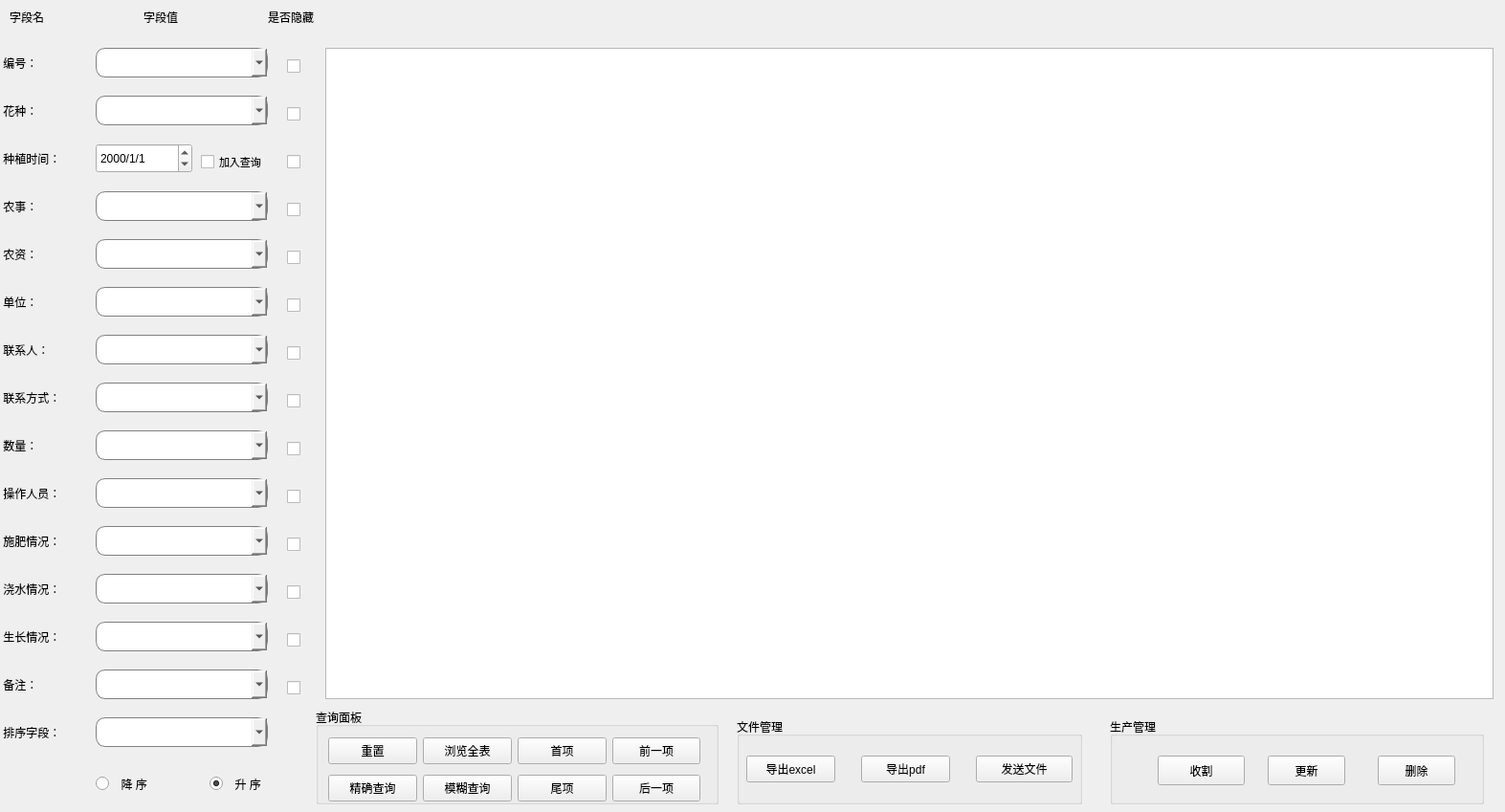
<?xml version="1.0" encoding="UTF-8"?>
<ui version="4.0">
 <class>selectWidget</class>
 <widget class="QWidget" name="selectWidget">
  <property name="geometry">
   <rect>
    <x>0</x>
    <y>0</y>
    <width>1573</width>
    <height>849</height>
   </rect>
  </property>
  <property name="windowTitle">
   <string>selectWidget</string>
  </property>
  <property name="windowIcon">
   <iconset resource="main.qrc">
    <normaloff>:/image/_displayLogo.png</normaloff>:/image/_displayLogo.png</iconset>
  </property>
  <widget class="QComboBox" name="feiliao">
   <property name="geometry">
    <rect>
     <x>100</x>
     <y>550</y>
     <width>180</width>
     <height>31</height>
    </rect>
   </property>
   <property name="styleSheet">
    <string notr="true">border: 1px solid gray;/*设置边框的粗细，以及颜色*/
border-radius: 10px;/*设置圆角的大小*/
padding: 0 8px;/*如果没有内容光标在开始往后移动0.8像素点*/
selection-background-color: darkgray;
   </string>
   </property>
   <property name="editable">
    <bool>true</bool>
   </property>
   <item>
    <property name="text">
     <string/>
    </property>
   </item>
   <item>
    <property name="text">
     <string>急缺肥料</string>
    </property>
   </item>
   <item>
    <property name="text">
     <string>缺少少量肥料</string>
    </property>
   </item>
   <item>
    <property name="text">
     <string>肥料情况正常</string>
    </property>
   </item>
  </widget>
  <widget class="QComboBox" name="growth">
   <property name="geometry">
    <rect>
     <x>100</x>
     <y>650</y>
     <width>180</width>
     <height>31</height>
    </rect>
   </property>
   <property name="styleSheet">
    <string notr="true">border: 1px solid gray;/*设置边框的粗细，以及颜色*/
border-radius: 10px;/*设置圆角的大小*/
padding: 0 8px;/*如果没有内容光标在开始往后移动0.8像素点*/
selection-background-color: darkgray;
   </string>
   </property>
   <property name="editable">
    <bool>true</bool>
   </property>
   <item>
    <property name="text">
     <string/>
    </property>
   </item>
   <item>
    <property name="text">
     <string>A</string>
    </property>
   </item>
   <item>
    <property name="text">
     <string>B+</string>
    </property>
   </item>
   <item>
    <property name="text">
     <string>B</string>
    </property>
   </item>
   <item>
    <property name="text">
     <string>C+</string>
    </property>
   </item>
   <item>
    <property name="text">
     <string>C</string>
    </property>
   </item>
   <item>
    <property name="text">
     <string>D</string>
    </property>
   </item>
  </widget>
  <widget class="QLabel" name="label_6">
   <property name="geometry">
    <rect>
     <x>0</x>
     <y>300</y>
     <width>91</width>
     <height>31</height>
    </rect>
   </property>
   <property name="styleSheet">
    <string notr="true">font: 20 12pt &quot;楷体&quot;;
</string>
   </property>
   <property name="text">
    <string> 单位：</string>
   </property>
  </widget>
  <widget class="QCheckBox" name="checktime">
   <property name="geometry">
    <rect>
     <x>300</x>
     <y>160</y>
     <width>31</width>
     <height>19</height>
    </rect>
   </property>
   <property name="font">
    <font>
     <family>Agency FB</family>
     <pointsize>8</pointsize>
    </font>
   </property>
   <property name="text">
    <string/>
   </property>
  </widget>
  <widget class="QLabel" name="label_9">
   <property name="geometry">
    <rect>
     <x>0</x>
     <y>450</y>
     <width>91</width>
     <height>31</height>
    </rect>
   </property>
   <property name="styleSheet">
    <string notr="true">font: 20 12pt &quot;楷体&quot;;
</string>
   </property>
   <property name="text">
    <string> 数量：</string>
   </property>
  </widget>
  <widget class="QComboBox" name="phone">
   <property name="geometry">
    <rect>
     <x>100</x>
     <y>400</y>
     <width>180</width>
     <height>31</height>
    </rect>
   </property>
   <property name="styleSheet">
    <string notr="true">border: 1px solid gray;/*设置边框的粗细，以及颜色*/
border-radius: 10px;/*设置圆角的大小*/
padding: 0 8px;/*如果没有内容光标在开始往后移动0.8像素点*/
selection-background-color: darkgray;
   </string>
   </property>
   <property name="editable">
    <bool>true</bool>
   </property>
   <item>
    <property name="text">
     <string/>
    </property>
   </item>
   <item>
    <property name="text">
     <string>13199988367</string>
    </property>
   </item>
   <item>
    <property name="text">
     <string>18654293471</string>
    </property>
   </item>
   <item>
    <property name="text">
     <string>15914477918</string>
    </property>
   </item>
   <item>
    <property name="text">
     <string>18660628727</string>
    </property>
   </item>
   <item>
    <property name="text">
     <string>18711931260</string>
    </property>
   </item>
  </widget>
  <widget class="QLabel" name="label_11">
   <property name="geometry">
    <rect>
     <x>0</x>
     <y>550</y>
     <width>91</width>
     <height>31</height>
    </rect>
   </property>
   <property name="styleSheet">
    <string notr="true">font: 20 12pt &quot;楷体&quot;;
</string>
   </property>
   <property name="text">
    <string> 施肥情况：</string>
   </property>
  </widget>
  <widget class="QComboBox" name="flowername">
   <property name="geometry">
    <rect>
     <x>100</x>
     <y>100</y>
     <width>180</width>
     <height>31</height>
    </rect>
   </property>
   <property name="styleSheet">
    <string notr="true">border: 1px solid gray;/*设置边框的粗细，以及颜色*/
border-radius: 10px;/*设置圆角的大小*/
padding: 0 8px;/*如果没有内容光标在开始往后移动0.8像素点*/
selection-background-color: darkgray;
   </string>
   </property>
   <property name="editable">
    <bool>true</bool>
   </property>
   <item>
    <property name="text">
     <string/>
    </property>
   </item>
   <item>
    <property name="text">
     <string>郁金香</string>
    </property>
   </item>
   <item>
    <property name="text">
     <string>玫瑰</string>
    </property>
   </item>
   <item>
    <property name="text">
     <string>水仙</string>
    </property>
   </item>
   <item>
    <property name="text">
     <string>康乃馨</string>
    </property>
   </item>
   <item>
    <property name="text">
     <string>百合</string>
    </property>
   </item>
  </widget>
  <widget class="QLabel" name="label_12">
   <property name="geometry">
    <rect>
     <x>0</x>
     <y>600</y>
     <width>91</width>
     <height>31</height>
    </rect>
   </property>
   <property name="styleSheet">
    <string notr="true">font: 20 12pt &quot;楷体&quot;;
</string>
   </property>
   <property name="text">
    <string> 浇水情况：</string>
   </property>
  </widget>
  <widget class="QCheckBox" name="checkcompany">
   <property name="geometry">
    <rect>
     <x>300</x>
     <y>310</y>
     <width>31</width>
     <height>19</height>
    </rect>
   </property>
   <property name="font">
    <font>
     <family>Agency FB</family>
     <pointsize>8</pointsize>
    </font>
   </property>
   <property name="text">
    <string/>
   </property>
  </widget>
  <widget class="QCheckBox" name="checkid">
   <property name="geometry">
    <rect>
     <x>300</x>
     <y>60</y>
     <width>31</width>
     <height>19</height>
    </rect>
   </property>
   <property name="font">
    <font>
     <family>Agency FB</family>
     <pointsize>8</pointsize>
    </font>
   </property>
   <property name="text">
    <string/>
   </property>
  </widget>
  <widget class="QLabel" name="label_7">
   <property name="geometry">
    <rect>
     <x>0</x>
     <y>350</y>
     <width>91</width>
     <height>31</height>
    </rect>
   </property>
   <property name="styleSheet">
    <string notr="true">font: 20 12pt &quot;楷体&quot;;
</string>
   </property>
   <property name="text">
    <string> 联系人：</string>
   </property>
  </widget>
  <widget class="QComboBox" name="thing">
   <property name="geometry">
    <rect>
     <x>100</x>
     <y>200</y>
     <width>180</width>
     <height>31</height>
    </rect>
   </property>
   <property name="styleSheet">
    <string notr="true">border: 1px solid gray;/*设置边框的粗细，以及颜色*/
border-radius: 10px;/*设置圆角的大小*/
padding: 0 8px;/*如果没有内容光标在开始往后移动0.8像素点*/
selection-background-color: darkgray;
   </string>
   </property>
   <property name="editable">
    <bool>true</bool>
   </property>
   <item>
    <property name="text">
     <string/>
    </property>
   </item>
   <item>
    <property name="text">
     <string>7</string>
    </property>
   </item>
   <item>
    <property name="text">
     <string>8</string>
    </property>
   </item>
   <item>
    <property name="text">
     <string>9</string>
    </property>
   </item>
  </widget>
  <widget class="QLabel" name="label_2">
   <property name="geometry">
    <rect>
     <x>0</x>
     <y>150</y>
     <width>91</width>
     <height>31</height>
    </rect>
   </property>
   <property name="styleSheet">
    <string notr="true">font: 20 12pt &quot;楷体&quot;;
</string>
   </property>
   <property name="text">
    <string> 种植时间：</string>
   </property>
  </widget>
  <widget class="QCheckBox" name="checkconnect">
   <property name="geometry">
    <rect>
     <x>300</x>
     <y>360</y>
     <width>31</width>
     <height>19</height>
    </rect>
   </property>
   <property name="font">
    <font>
     <family>Agency FB</family>
     <pointsize>8</pointsize>
    </font>
   </property>
   <property name="text">
    <string/>
   </property>
  </widget>
  <widget class="QLabel" name="label_18">
   <property name="geometry">
    <rect>
     <x>280</x>
     <y>10</y>
     <width>91</width>
     <height>16</height>
    </rect>
   </property>
   <property name="styleSheet">
    <string notr="true">font: 12pt &quot;楷体&quot;;</string>
   </property>
   <property name="text">
    <string>是否隐藏</string>
   </property>
  </widget>
  <widget class="QComboBox" name="id">
   <property name="geometry">
    <rect>
     <x>100</x>
     <y>50</y>
     <width>180</width>
     <height>31</height>
    </rect>
   </property>
   <property name="styleSheet">
    <string notr="true">border: 1px solid gray;/*设置边框的粗细，以及颜色*/
border-radius: 10px;/*设置圆角的大小*/
padding: 0 8px;/*如果没有内容光标在开始往后移动0.8像素点*/
selection-background-color: darkgray;
   </string>
   </property>
   <property name="editable">
    <bool>true</bool>
   </property>
   <item>
    <property name="text">
     <string/>
    </property>
   </item>
   <item>
    <property name="text">
     <string>2</string>
    </property>
   </item>
   <item>
    <property name="text">
     <string>3</string>
    </property>
   </item>
   <item>
    <property name="text">
     <string>4</string>
    </property>
   </item>
   <item>
    <property name="text">
     <string>5</string>
    </property>
   </item>
   <item>
    <property name="text">
     <string>6</string>
    </property>
   </item>
   <item>
    <property name="text">
     <string>7</string>
    </property>
   </item>
   <item>
    <property name="text">
     <string>8</string>
    </property>
   </item>
   <item>
    <property name="text">
     <string>9</string>
    </property>
   </item>
  </widget>
  <widget class="QRadioButton" name="shengxu">
   <property name="geometry">
    <rect>
     <x>219</x>
     <y>810</y>
     <width>91</width>
     <height>19</height>
    </rect>
   </property>
   <property name="styleSheet">
    <string notr="true">font: 20 12pt &quot;楷体&quot;;
</string>
   </property>
   <property name="text">
    <string>  升 序</string>
   </property>
   <property name="checked">
    <bool>true</bool>
   </property>
  </widget>
  <widget class="QCheckBox" name="checkfeiliao">
   <property name="geometry">
    <rect>
     <x>300</x>
     <y>560</y>
     <width>31</width>
     <height>19</height>
    </rect>
   </property>
   <property name="font">
    <font>
     <family>Agency FB</family>
     <pointsize>8</pointsize>
    </font>
   </property>
   <property name="text">
    <string/>
   </property>
  </widget>
  <widget class="QLabel" name="label">
   <property name="geometry">
    <rect>
     <x>0</x>
     <y>50</y>
     <width>91</width>
     <height>31</height>
    </rect>
   </property>
   <property name="styleSheet">
    <string notr="true">font: 20 12pt &quot;楷体&quot;;
</string>
   </property>
   <property name="text">
    <string> 编号：</string>
   </property>
  </widget>
  <widget class="QCheckBox" name="checkothers">
   <property name="geometry">
    <rect>
     <x>300</x>
     <y>710</y>
     <width>31</width>
     <height>19</height>
    </rect>
   </property>
   <property name="font">
    <font>
     <family>Agency FB</family>
     <pointsize>8</pointsize>
    </font>
   </property>
   <property name="text">
    <string/>
   </property>
  </widget>
  <widget class="QLabel" name="label_8">
   <property name="geometry">
    <rect>
     <x>0</x>
     <y>400</y>
     <width>91</width>
     <height>31</height>
    </rect>
   </property>
   <property name="styleSheet">
    <string notr="true">font: 20 12pt &quot;楷体&quot;;
</string>
   </property>
   <property name="text">
    <string> 联系方式：</string>
   </property>
  </widget>
  <widget class="QTableView" name="tableView">
   <property name="geometry">
    <rect>
     <x>340</x>
     <y>50</y>
     <width>1221</width>
     <height>681</height>
    </rect>
   </property>
  </widget>
  <widget class="QComboBox" name="money">
   <property name="geometry">
    <rect>
     <x>100</x>
     <y>250</y>
     <width>180</width>
     <height>31</height>
    </rect>
   </property>
   <property name="styleSheet">
    <string notr="true">border: 1px solid gray;/*设置边框的粗细，以及颜色*/
border-radius: 10px;/*设置圆角的大小*/
padding: 0 8px;/*如果没有内容光标在开始往后移动0.8像素点*/
selection-background-color: darkgray;
   </string>
   </property>
   <property name="editable">
    <bool>true</bool>
   </property>
   <item>
    <property name="text">
     <string/>
    </property>
   </item>
   <item>
    <property name="text">
     <string>8</string>
    </property>
   </item>
   <item>
    <property name="text">
     <string>9</string>
    </property>
   </item>
  </widget>
  <widget class="QRadioButton" name="jiangxu">
   <property name="geometry">
    <rect>
     <x>100</x>
     <y>810</y>
     <width>101</width>
     <height>19</height>
    </rect>
   </property>
   <property name="styleSheet">
    <string notr="true">font: 20 12pt &quot;楷体&quot;;
</string>
   </property>
   <property name="text">
    <string>  降 序</string>
   </property>
   <property name="checkable">
    <bool>true</bool>
   </property>
   <property name="checked">
    <bool>false</bool>
   </property>
   <property name="autoRepeat">
    <bool>false</bool>
   </property>
  </widget>
  <widget class="QComboBox" name="thesort">
   <property name="geometry">
    <rect>
     <x>100</x>
     <y>750</y>
     <width>180</width>
     <height>31</height>
    </rect>
   </property>
   <property name="styleSheet">
    <string notr="true">border: 1px solid gray;/*设置边框的粗细，以及颜色*/
border-radius: 10px;/*设置圆角的大小*/
padding: 0 8px;/*如果没有内容光标在开始往后移动0.8像素点*/
selection-background-color: darkgray;
   </string>
   </property>
   <property name="editable">
    <bool>true</bool>
   </property>
  </widget>
  <widget class="QLabel" name="label_13">
   <property name="geometry">
    <rect>
     <x>0</x>
     <y>650</y>
     <width>91</width>
     <height>31</height>
    </rect>
   </property>
   <property name="styleSheet">
    <string notr="true">font: 20 12pt &quot;楷体&quot;;
</string>
   </property>
   <property name="text">
    <string> 生长情况：</string>
   </property>
  </widget>
  <widget class="QComboBox" name="water">
   <property name="geometry">
    <rect>
     <x>100</x>
     <y>600</y>
     <width>180</width>
     <height>31</height>
    </rect>
   </property>
   <property name="styleSheet">
    <string notr="true">border: 1px solid gray;/*设置边框的粗细，以及颜色*/
border-radius: 10px;/*设置圆角的大小*/
padding: 0 8px;/*如果没有内容光标在开始往后移动0.8像素点*/
selection-background-color: darkgray;
   </string>
   </property>
   <property name="editable">
    <bool>true</bool>
   </property>
   <item>
    <property name="text">
     <string/>
    </property>
   </item>
   <item>
    <property name="text">
     <string>急缺水</string>
    </property>
   </item>
   <item>
    <property name="text">
     <string>缺少量水</string>
    </property>
   </item>
   <item>
    <property name="text">
     <string>浇水情况正常</string>
    </property>
   </item>
  </widget>
  <widget class="QCheckBox" name="checkmoney">
   <property name="geometry">
    <rect>
     <x>300</x>
     <y>260</y>
     <width>31</width>
     <height>19</height>
    </rect>
   </property>
   <property name="font">
    <font>
     <family>Agency FB</family>
     <pointsize>8</pointsize>
    </font>
   </property>
   <property name="text">
    <string/>
   </property>
  </widget>
  <widget class="QCheckBox" name="checkphone">
   <property name="geometry">
    <rect>
     <x>300</x>
     <y>410</y>
     <width>31</width>
     <height>19</height>
    </rect>
   </property>
   <property name="font">
    <font>
     <family>Agency FB</family>
     <pointsize>8</pointsize>
    </font>
   </property>
   <property name="text">
    <string/>
   </property>
  </widget>
  <widget class="QCheckBox" name="checkwater">
   <property name="geometry">
    <rect>
     <x>300</x>
     <y>610</y>
     <width>31</width>
     <height>19</height>
    </rect>
   </property>
   <property name="font">
    <font>
     <family>Agency FB</family>
     <pointsize>8</pointsize>
    </font>
   </property>
   <property name="text">
    <string/>
   </property>
  </widget>
  <widget class="QLabel" name="label_15">
   <property name="geometry">
    <rect>
     <x>0</x>
     <y>700</y>
     <width>91</width>
     <height>31</height>
    </rect>
   </property>
   <property name="styleSheet">
    <string notr="true">font: 20 12pt &quot;楷体&quot;;
</string>
   </property>
   <property name="text">
    <string> 备注：</string>
   </property>
  </widget>
  <widget class="QLabel" name="label_3">
   <property name="geometry">
    <rect>
     <x>10</x>
     <y>10</y>
     <width>72</width>
     <height>15</height>
    </rect>
   </property>
   <property name="styleSheet">
    <string notr="true">font: 12pt &quot;楷体&quot;;</string>
   </property>
   <property name="text">
    <string>字段名</string>
   </property>
  </widget>
  <widget class="QCheckBox" name="checkBox">
   <property name="geometry">
    <rect>
     <x>210</x>
     <y>160</y>
     <width>81</width>
     <height>19</height>
    </rect>
   </property>
   <property name="font">
    <font>
     <family>楷体</family>
     <pointsize>8</pointsize>
     <weight>1</weight>
     <italic>false</italic>
     <bold>false</bold>
    </font>
   </property>
   <property name="styleSheet">
    <string notr="true">font: 8 8pt &quot;楷体&quot;;
</string>
   </property>
   <property name="text">
    <string>加入查询</string>
   </property>
  </widget>
  <widget class="QComboBox" name="operater">
   <property name="geometry">
    <rect>
     <x>100</x>
     <y>500</y>
     <width>180</width>
     <height>31</height>
    </rect>
   </property>
   <property name="styleSheet">
    <string notr="true">border: 1px solid gray;/*设置边框的粗细，以及颜色*/
border-radius: 10px;/*设置圆角的大小*/
padding: 0 8px;/*如果没有内容光标在开始往后移动0.8像素点*/
selection-background-color: darkgray;
   </string>
   </property>
   <property name="editable">
    <bool>true</bool>
   </property>
   <item>
    <property name="text">
     <string/>
    </property>
   </item>
   <item>
    <property name="text">
     <string>钱光府</string>
    </property>
   </item>
   <item>
    <property name="text">
     <string>李墟洪</string>
    </property>
   </item>
   <item>
    <property name="text">
     <string>李斗翼</string>
    </property>
   </item>
   <item>
    <property name="text">
     <string>褚孺龙</string>
    </property>
   </item>
   <item>
    <property name="text">
     <string>李饯</string>
    </property>
   </item>
  </widget>
  <widget class="QCheckBox" name="checkoperator">
   <property name="geometry">
    <rect>
     <x>300</x>
     <y>510</y>
     <width>31</width>
     <height>19</height>
    </rect>
   </property>
   <property name="font">
    <font>
     <family>Agency FB</family>
     <pointsize>8</pointsize>
    </font>
   </property>
   <property name="text">
    <string/>
   </property>
  </widget>
  <widget class="QLabel" name="label_10">
   <property name="geometry">
    <rect>
     <x>0</x>
     <y>500</y>
     <width>91</width>
     <height>31</height>
    </rect>
   </property>
   <property name="styleSheet">
    <string notr="true">font: 20 12pt &quot;楷体&quot;;
</string>
   </property>
   <property name="text">
    <string> 操作人员：</string>
   </property>
  </widget>
  <widget class="QLabel" name="label_5">
   <property name="geometry">
    <rect>
     <x>0</x>
     <y>250</y>
     <width>91</width>
     <height>31</height>
    </rect>
   </property>
   <property name="styleSheet">
    <string notr="true">font: 20 12pt &quot;楷体&quot;;
</string>
   </property>
   <property name="text">
    <string> 农资：</string>
   </property>
  </widget>
  <widget class="QComboBox" name="num">
   <property name="geometry">
    <rect>
     <x>100</x>
     <y>450</y>
     <width>180</width>
     <height>31</height>
    </rect>
   </property>
   <property name="styleSheet">
    <string notr="true">border: 1px solid gray;/*设置边框的粗细，以及颜色*/
border-radius: 10px;/*设置圆角的大小*/
padding: 0 8px;/*如果没有内容光标在开始往后移动0.8像素点*/
selection-background-color: darkgray;
   </string>
   </property>
   <property name="editable">
    <bool>true</bool>
   </property>
   <item>
    <property name="text">
     <string/>
    </property>
   </item>
   <item>
    <property name="text">
     <string>2</string>
    </property>
   </item>
   <item>
    <property name="text">
     <string>3</string>
    </property>
   </item>
   <item>
    <property name="text">
     <string>4</string>
    </property>
   </item>
   <item>
    <property name="text">
     <string>5</string>
    </property>
   </item>
   <item>
    <property name="text">
     <string>6</string>
    </property>
   </item>
   <item>
    <property name="text">
     <string>7</string>
    </property>
   </item>
   <item>
    <property name="text">
     <string>8</string>
    </property>
   </item>
   <item>
    <property name="text">
     <string>9</string>
    </property>
   </item>
  </widget>
  <widget class="QCheckBox" name="checkname">
   <property name="geometry">
    <rect>
     <x>300</x>
     <y>110</y>
     <width>31</width>
     <height>19</height>
    </rect>
   </property>
   <property name="font">
    <font>
     <family>Agency FB</family>
     <pointsize>8</pointsize>
    </font>
   </property>
   <property name="text">
    <string/>
   </property>
  </widget>
  <widget class="QComboBox" name="others">
   <property name="geometry">
    <rect>
     <x>100</x>
     <y>700</y>
     <width>180</width>
     <height>31</height>
    </rect>
   </property>
   <property name="styleSheet">
    <string notr="true">border: 1px solid gray;/*设置边框的粗细，以及颜色*/
border-radius: 10px;/*设置圆角的大小*/
padding: 0 8px;/*如果没有内容光标在开始往后移动0.8像素点*/
selection-background-color: darkgray;
   </string>
   </property>
   <property name="editable">
    <bool>true</bool>
   </property>
  </widget>
  <widget class="QCheckBox" name="checkgrowth">
   <property name="geometry">
    <rect>
     <x>300</x>
     <y>660</y>
     <width>31</width>
     <height>19</height>
    </rect>
   </property>
   <property name="font">
    <font>
     <family>Agency FB</family>
     <pointsize>8</pointsize>
    </font>
   </property>
   <property name="text">
    <string/>
   </property>
  </widget>
  <widget class="QDateTimeEdit" name="starttime">
   <property name="geometry">
    <rect>
     <x>100</x>
     <y>150</y>
     <width>101</width>
     <height>31</height>
    </rect>
   </property>
   <property name="styleSheet">
    <string notr="true"/>
   </property>
   <property name="displayFormat">
    <string>yyyy/M/d </string>
   </property>
  </widget>
  <widget class="QComboBox" name="contacts">
   <property name="geometry">
    <rect>
     <x>100</x>
     <y>350</y>
     <width>180</width>
     <height>31</height>
    </rect>
   </property>
   <property name="styleSheet">
    <string notr="true">border: 1px solid gray;/*设置边框的粗细，以及颜色*/
border-radius: 10px;/*设置圆角的大小*/
padding: 0 8px;/*如果没有内容光标在开始往后移动0.8像素点*/
selection-background-color: darkgray;
   </string>
   </property>
   <property name="editable">
    <bool>true</bool>
   </property>
   <item>
    <property name="text">
     <string/>
    </property>
   </item>
   <item>
    <property name="text">
     <string>李慧馨</string>
    </property>
   </item>
   <item>
    <property name="text">
     <string>张瑗雁</string>
    </property>
   </item>
   <item>
    <property name="text">
     <string>周淑梁</string>
    </property>
   </item>
   <item>
    <property name="text">
     <string>张仪蓓</string>
    </property>
   </item>
   <item>
    <property name="text">
     <string>卫淑美</string>
    </property>
   </item>
  </widget>
  <widget class="QLabel" name="label_16">
   <property name="geometry">
    <rect>
     <x>0</x>
     <y>100</y>
     <width>91</width>
     <height>31</height>
    </rect>
   </property>
   <property name="styleSheet">
    <string notr="true">font: 20 12pt &quot;楷体&quot;;
</string>
   </property>
   <property name="text">
    <string> 花种：</string>
   </property>
  </widget>
  <widget class="QLabel" name="label_4">
   <property name="geometry">
    <rect>
     <x>0</x>
     <y>200</y>
     <width>91</width>
     <height>31</height>
    </rect>
   </property>
   <property name="styleSheet">
    <string notr="true">font: 20 12pt &quot;楷体&quot;;
</string>
   </property>
   <property name="text">
    <string> 农事：</string>
   </property>
  </widget>
  <widget class="QLabel" name="label_14">
   <property name="geometry">
    <rect>
     <x>0</x>
     <y>750</y>
     <width>91</width>
     <height>31</height>
    </rect>
   </property>
   <property name="styleSheet">
    <string notr="true">font: 20 12pt &quot;楷体&quot;;
</string>
   </property>
   <property name="text">
    <string> 排序字段：</string>
   </property>
  </widget>
  <widget class="QLabel" name="label_17">
   <property name="geometry">
    <rect>
     <x>150</x>
     <y>10</y>
     <width>72</width>
     <height>15</height>
    </rect>
   </property>
   <property name="styleSheet">
    <string notr="true">font: 12pt &quot;楷体&quot;;</string>
   </property>
   <property name="text">
    <string>字段值</string>
   </property>
  </widget>
  <widget class="QCheckBox" name="checkthing">
   <property name="geometry">
    <rect>
     <x>300</x>
     <y>210</y>
     <width>31</width>
     <height>19</height>
    </rect>
   </property>
   <property name="font">
    <font>
     <family>Agency FB</family>
     <pointsize>8</pointsize>
    </font>
   </property>
   <property name="text">
    <string/>
   </property>
  </widget>
  <widget class="QComboBox" name="company">
   <property name="geometry">
    <rect>
     <x>100</x>
     <y>300</y>
     <width>180</width>
     <height>31</height>
    </rect>
   </property>
   <property name="styleSheet">
    <string notr="true">border: 1px solid gray;/*设置边框的粗细，以及颜色*/
border-radius: 10px;/*设置圆角的大小*/
padding: 0 8px;/*如果没有内容光标在开始往后移动0.8像素点*/
selection-background-color: darkgray;
   </string>
   </property>
   <property name="editable">
    <bool>true</bool>
   </property>
   <item>
    <property name="text">
     <string/>
    </property>
   </item>
   <item>
    <property name="text">
     <string>登海五公司</string>
    </property>
   </item>
   <item>
    <property name="text">
     <string>博野衡公司</string>
    </property>
   </item>
   <item>
    <property name="text">
     <string>农梦而农业生产有限公司</string>
    </property>
   </item>
   <item>
    <property name="text">
     <string>登海轸农业生产有限公司</string>
    </property>
   </item>
  </widget>
  <widget class="QCheckBox" name="checknum">
   <property name="geometry">
    <rect>
     <x>300</x>
     <y>460</y>
     <width>31</width>
     <height>19</height>
    </rect>
   </property>
   <property name="font">
    <font>
     <family>Agency FB</family>
     <pointsize>8</pointsize>
    </font>
   </property>
   <property name="text">
    <string/>
   </property>
  </widget>
  <widget class="QGroupBox" name="groupBox">
   <property name="geometry">
    <rect>
     <x>1160</x>
     <y>750</y>
     <width>391</width>
     <height>91</height>
    </rect>
   </property>
   <property name="styleSheet">
    <string notr="true">font: 14pt &quot;楷体&quot;;</string>
   </property>
   <property name="title">
    <string>生产管理</string>
   </property>
   <widget class="QPushButton" name="shouge">
    <property name="geometry">
     <rect>
      <x>50</x>
      <y>40</y>
      <width>91</width>
      <height>31</height>
     </rect>
    </property>
    <property name="styleSheet">
     <string notr="true">background-color: rgb(225, 225, 225);border:1px groove gray;border-radius:4px;font: 20 12pt &quot;楷体&quot;;padding:1px 4px;border-style: outset;}


                                       
QPushButton:hover{background-color:#79ff50; color: black;}
                                    
QPushButton:pressed{background-color:rgb(204, 228, 247);border-style: inset;</string>
    </property>
    <property name="text">
     <string>收割</string>
    </property>
   </widget>
   <widget class="QPushButton" name="gengxin">
    <property name="geometry">
     <rect>
      <x>165</x>
      <y>40</y>
      <width>81</width>
      <height>31</height>
     </rect>
    </property>
    <property name="styleSheet">
     <string notr="true">background-color: rgb(225, 225, 225);border:1px groove gray;border-radius:4px;font: 20 12pt &quot;楷体&quot;;padding:1px 4px;border-style: outset;}


                                       
QPushButton:hover{background-color:#79ff50; color: black;}
                                    
QPushButton:pressed{background-color:rgb(204, 228, 247);border-style: inset;</string>
    </property>
    <property name="text">
     <string>更新</string>
    </property>
   </widget>
   <widget class="QPushButton" name="del">
    <property name="geometry">
     <rect>
      <x>280</x>
      <y>40</y>
      <width>81</width>
      <height>31</height>
     </rect>
    </property>
    <property name="styleSheet">
     <string notr="true">background-color: rgb(225, 225, 225);border:1px groove gray;border-radius:4px;font: 20 12pt &quot;楷体&quot;;padding:1px 4px;border-style: outset;}


                                       
QPushButton:hover{background-color:#79ff50; color: black;}
                                    
QPushButton:pressed{background-color:rgb(204, 228, 247);border-style: inset;</string>
    </property>
    <property name="text">
     <string>删除</string>
    </property>
   </widget>
  </widget>
  <widget class="QGroupBox" name="groupBox_2">
   <property name="geometry">
    <rect>
     <x>770</x>
     <y>750</y>
     <width>361</width>
     <height>91</height>
    </rect>
   </property>
   <property name="styleSheet">
    <string notr="true">font: 14pt &quot;楷体&quot;;</string>
   </property>
   <property name="title">
    <string>文件管理</string>
   </property>
   <widget class="QPushButton" name="excelout">
    <property name="geometry">
     <rect>
      <x>10</x>
      <y>40</y>
      <width>93</width>
      <height>28</height>
     </rect>
    </property>
    <property name="styleSheet">
     <string notr="true">background-color: rgb(225, 225, 225);border:1px groove gray;border-radius:4px;font: 20 12pt &quot;楷体&quot;;padding:1px 4px;border-style: outset;}


                                       
QPushButton:hover{background-color:#79ff50; color: black;}
                                    
QPushButton:pressed{background-color:rgb(204, 228, 247);border-style: inset;</string>
    </property>
    <property name="text">
     <string>导出excel</string>
    </property>
   </widget>
   <widget class="QPushButton" name="printpdf">
    <property name="geometry">
     <rect>
      <x>130</x>
      <y>40</y>
      <width>93</width>
      <height>28</height>
     </rect>
    </property>
    <property name="styleSheet">
     <string notr="true">background-color: rgb(225, 225, 225);border:1px groove gray;border-radius:4px;font: 20 12pt &quot;楷体&quot;;padding:1px 4px;border-style: outset;}


                                       
QPushButton:hover{background-color:#79ff50; color: black;}
                                    
QPushButton:pressed{background-color:rgb(204, 228, 247);border-style: inset;</string>
    </property>
    <property name="text">
     <string>导出pdf</string>
    </property>
   </widget>
   <widget class="QPushButton" name="printpdf_2">
    <property name="geometry">
     <rect>
      <x>250</x>
      <y>40</y>
      <width>101</width>
      <height>28</height>
     </rect>
    </property>
    <property name="styleSheet">
     <string notr="true">background-color: rgb(225, 225, 225);border:1px groove gray;border-radius:4px;font: 20 12pt &quot;楷体&quot;;padding:1px 4px;border-style: outset;}


                                       
QPushButton:hover{background-color:#79ff50; color: black;}
                                    
QPushButton:pressed{background-color:rgb(204, 228, 247);border-style: inset;</string>
    </property>
    <property name="text">
     <string>发送文件</string>
    </property>
   </widget>
  </widget>
  <widget class="QGroupBox" name="groupBox_3">
   <property name="geometry">
    <rect>
     <x>330</x>
     <y>740</y>
     <width>421</width>
     <height>101</height>
    </rect>
   </property>
   <property name="styleSheet">
    <string notr="true">font: 14pt &quot;楷体&quot;;</string>
   </property>
   <property name="title">
    <string>查询面板</string>
   </property>
   <widget class="QPushButton" name="nextitem">
    <property name="geometry">
     <rect>
      <x>310</x>
      <y>70</y>
      <width>92</width>
      <height>28</height>
     </rect>
    </property>
    <property name="styleSheet">
     <string notr="true">background-color: rgb(225, 225, 225);border:1px groove gray;border-radius:4px;font: 20 12pt &quot;楷体&quot;;padding:1px 4px;border-style: outset;}


                                       
QPushButton:hover{background-color:#79ff50; color: black;}
                                    
QPushButton:pressed{background-color:rgb(204, 228, 247);border-style: inset;</string>
    </property>
    <property name="text">
     <string>后一项</string>
    </property>
   </widget>
   <widget class="QPushButton" name="viewtab">
    <property name="geometry">
     <rect>
      <x>112</x>
      <y>31</y>
      <width>93</width>
      <height>28</height>
     </rect>
    </property>
    <property name="styleSheet">
     <string notr="true">background-color: rgb(225, 225, 225);border:1px groove gray;border-radius:4px;font: 20 12pt &quot;楷体&quot;;padding:1px 4px;border-style: outset;}


                                       
QPushButton:hover{background-color:#79ff50; color: black;}
                                    
QPushButton:pressed{background-color:rgb(204, 228, 247);border-style: inset;</string>
    </property>
    <property name="text">
     <string>浏览全表</string>
    </property>
   </widget>
   <widget class="QPushButton" name="firstrecord">
    <property name="geometry">
     <rect>
      <x>211</x>
      <y>31</y>
      <width>93</width>
      <height>28</height>
     </rect>
    </property>
    <property name="styleSheet">
     <string notr="true">background-color: rgb(225, 225, 225);border:1px groove gray;border-radius:4px;font: 20 12pt &quot;楷体&quot;;padding:1px 4px;border-style: outset;}


                                       
QPushButton:hover{background-color:#79ff50; color: black;}
                                    
QPushButton:pressed{background-color:rgb(204, 228, 247);border-style: inset;</string>
    </property>
    <property name="text">
     <string>首项</string>
    </property>
   </widget>
   <widget class="QPushButton" name="reset">
    <property name="geometry">
     <rect>
      <x>13</x>
      <y>31</y>
      <width>93</width>
      <height>28</height>
     </rect>
    </property>
    <property name="styleSheet">
     <string notr="true">background-color: rgb(225, 225, 225);border:1px groove gray;border-radius:4px;font: 20 12pt &quot;楷体&quot;;padding:1px 4px;border-style: outset;}


                                       
QPushButton:hover{background-color:#79ff50; color: black;}
                                    
QPushButton:pressed{background-color:rgb(204, 228, 247);border-style: inset;</string>
    </property>
    <property name="text">
     <string>重置</string>
    </property>
   </widget>
   <widget class="QPushButton" name="mohuselect">
    <property name="geometry">
     <rect>
      <x>112</x>
      <y>70</y>
      <width>93</width>
      <height>28</height>
     </rect>
    </property>
    <property name="styleSheet">
     <string notr="true">background-color: rgb(225, 225, 225);border:1px groove gray;border-radius:4px;font: 20 12pt &quot;楷体&quot;;padding:1px 4px;border-style: outset;}


                                       
QPushButton:hover{background-color:#79ff50; color: black;}
                                    
QPushButton:pressed{background-color:rgb(204, 228, 247);border-style: inset;</string>
    </property>
    <property name="text">
     <string>模糊查询</string>
    </property>
   </widget>
   <widget class="QPushButton" name="lastrecord">
    <property name="geometry">
     <rect>
      <x>211</x>
      <y>70</y>
      <width>93</width>
      <height>28</height>
     </rect>
    </property>
    <property name="styleSheet">
     <string notr="true">background-color: rgb(225, 225, 225);border:1px groove gray;border-radius:4px;font: 20 12pt &quot;楷体&quot;;padding:1px 4px;border-style: outset;}


                                       
QPushButton:hover{background-color:#79ff50; color: black;}
                                    
QPushButton:pressed{background-color:rgb(204, 228, 247);border-style: inset;</string>
    </property>
    <property name="text">
     <string>尾项</string>
    </property>
   </widget>
   <widget class="QPushButton" name="selectbth">
    <property name="geometry">
     <rect>
      <x>13</x>
      <y>70</y>
      <width>93</width>
      <height>28</height>
     </rect>
    </property>
    <property name="styleSheet">
     <string notr="true">background-color: rgb(225, 225, 225);border:1px groove gray;border-radius:4px;font: 20 12pt &quot;楷体&quot;;padding:1px 4px;border-style: outset;}


                                       
QPushButton:hover{background-color:#79ff50; color: black;}
                                    
QPushButton:pressed{background-color:rgb(204, 228, 247);border-style: inset;</string>
    </property>
    <property name="text">
     <string>精确查询</string>
    </property>
   </widget>
   <widget class="QPushButton" name="preitem">
    <property name="geometry">
     <rect>
      <x>310</x>
      <y>31</y>
      <width>92</width>
      <height>28</height>
     </rect>
    </property>
    <property name="styleSheet">
     <string notr="true">background-color: rgb(225, 225, 225);border:1px groove gray;border-radius:4px;font: 20 12pt &quot;楷体&quot;;padding:1px 4px;border-style: outset;}


                                       
QPushButton:hover{background-color:#79ff50; color: black;}
                                    
QPushButton:pressed{background-color:rgb(204, 228, 247);border-style: inset;</string>
    </property>
    <property name="text">
     <string>前一项</string>
    </property>
   </widget>
  </widget>
 </widget>
 <resources>
  <include location="main.qrc"/>
 </resources>
 <connections/>
</ui>
